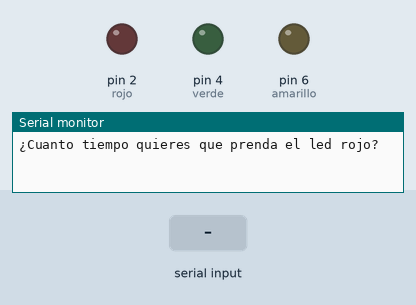
Recording of a sketch running on a simulated Arduino Uno, built with avr-gcc and run on an emulated ATmega328P. Shown: output pins drawn as LEDs (lit = HIGH), the last lines printed to the serial monitor. Dashed ring = blinking. The test bench sets the inputs (shaded band).

Above: at 5.9 s.
6.0 s: "90,45,200\n" received over Serial
At 16.37 s:
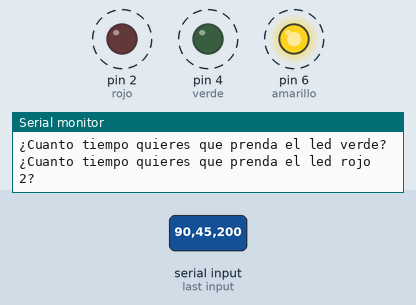
Timing chart, 0 to 17.6 s (numbered marks = the images above; inputs shaded):
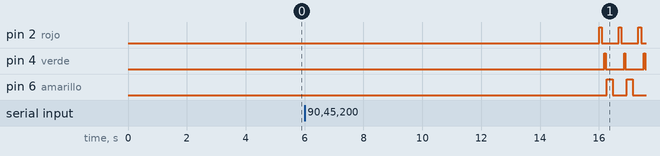

Measured:
- after the input at 6.0 s, pin 2 (rojo): alternates HIGH for 0.09 s and LOW for 0.58 s, starting after 10.0 s; pin 4 (verde): alternates HIGH for 0.05 s and LOW for 0.63 s, starting after 10.2 s; pin 6 (amarillo): alternates HIGH for 0.20 s and LOW for 0.47 s, starting after 10.3 s

The sketch:

Codigo2.ino.ino
```cpp
int rojo=2;
int verde=4;
int amarillo=6;
int r;
int v;
int r2;
void setup() {
  {
  Serial.begin(9600);
  Serial.println("¿Cuanto tiempo quieres que prenda el led rojo?");
  delay(5000);
  while(Serial.available()==0){
  }
  r=Serial.parseInt();
  pinMode(rojo,OUTPUT);
  }
  {
  Serial.println("¿Cuanto tiempo quieres que prenda el led verde?");
  delay(5000);
  while(Serial.available()==0){
  }
  v=Serial.parseInt();
  pinMode(verde,OUTPUT);

  }

  {
  Serial.println("¿Cuanto tiempo quieres que prenda el led rojo 2?");
  delay(5000);
  while(Serial.available()==0){
  }
  r2=Serial.parseInt();
  pinMode(amarillo,OUTPUT);

}
}


void loop() {
digitalWrite(rojo,HIGH);
delay(r);
digitalWrite(rojo,LOW);
delay(r);

digitalWrite(verde,HIGH);
delay(v);
digitalWrite(verde,LOW);
delay(v);

digitalWrite(amarillo,HIGH);
delay(r2);
digitalWrite(amarillo,LOW);
delay(r2);

}
```
